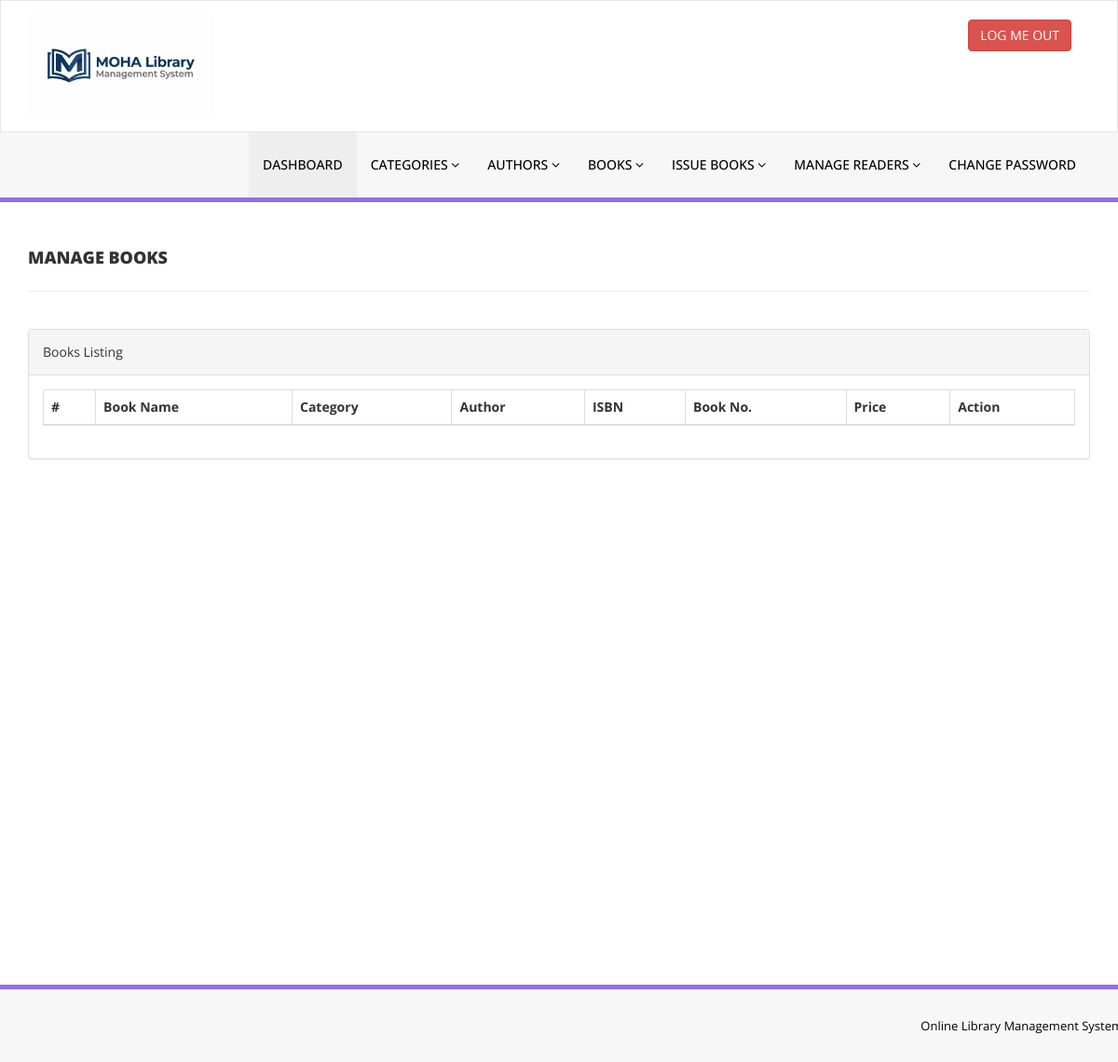
The page /admin/manage-books.php (signed in) on the database as committed earlier.
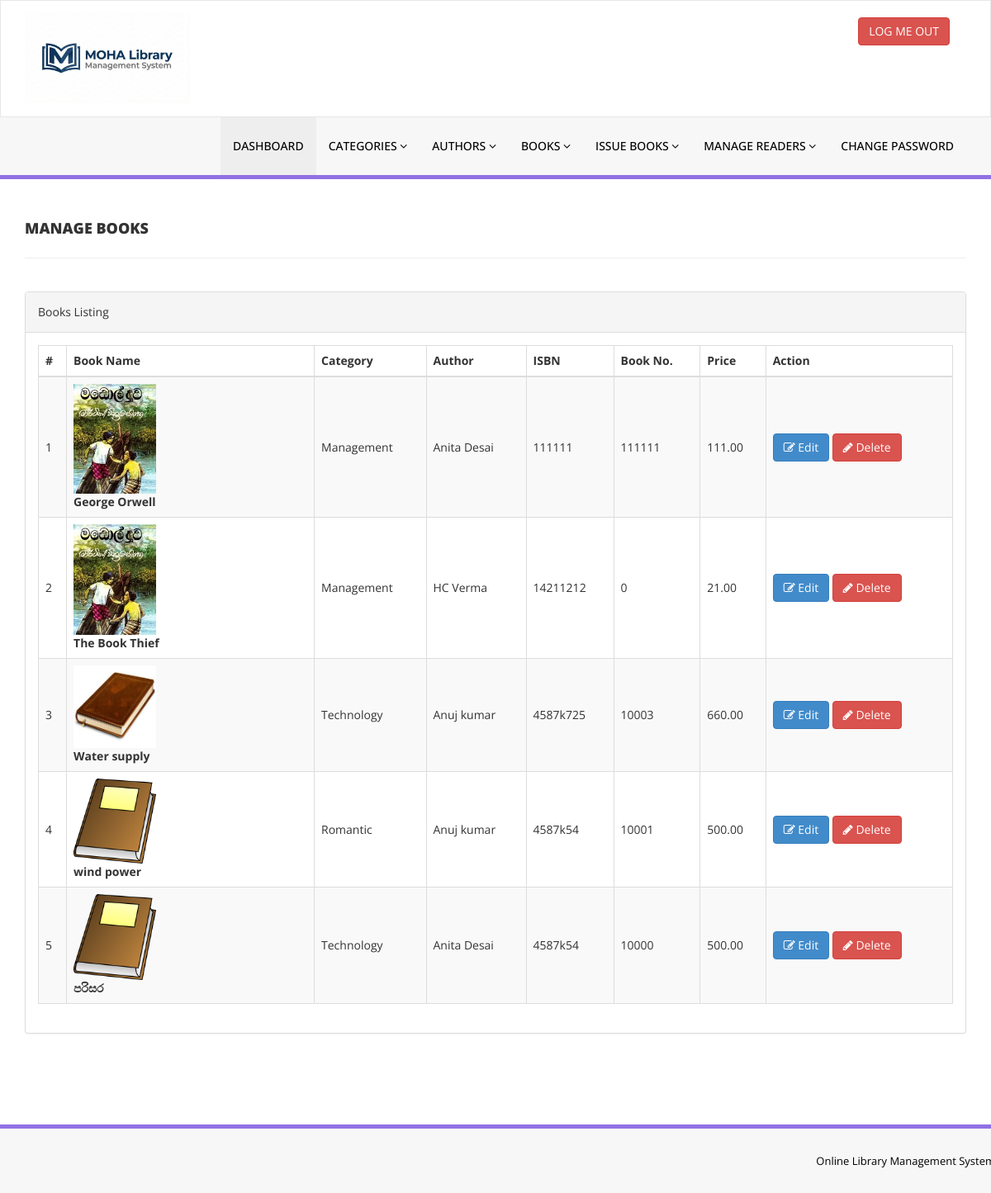
The same page on the database as committed later.
### tables this page shows
CREATE TABLE `tblbooks` (
  `id` int(11) NOT NULL,
  `BookNu` int(11) NOT NULL,
  `BookName` varchar(255) DEFAULT NULL,
  `CatId` int(11) DEFAULT NULL,
  `AuthorId` int(11) DEFAULT NULL,
  `ISBNNumber` varchar(25) DEFAULT NULL,
  `BookPrice` decimal(10,2) DEFAULT NULL,
  `bookImage` varchar(250) NOT NULL,
  `isIssued` int(1) DEFAULT NULL,
  `RegDate` timestamp NULL DEFAULT current_timestamp(),
  `UpdationDate` timestamp NULL DEFAULT NULL ON UPDATE current_timestamp(),
  `bookQty` int(11) DEFAULT NULL
);

CREATE TABLE `tblcategory` (
  `id` int(11) NOT NULL,
  `CategoryName` varchar(150) DEFAULT NULL,
  `Status` int(1) DEFAULT NULL,
  `CreationDate` timestamp NULL DEFAULT current_timestamp(),
  `UpdationDate` timestamp NULL DEFAULT '0000-00-00 00:00:00' ON UPDATE current_timestamp()
);

CREATE TABLE `tblauthors` (
  `id` int(11) NOT NULL,
  `AuthorName` varchar(159) DEFAULT NULL,
  `creationDate` timestamp NULL DEFAULT current_timestamp(),
  `UpdationDate` timestamp NULL DEFAULT NULL ON UPDATE current_timestamp()
);

### admin/manage-books.php (the view, shortened to what this page needs)
<?php
include('includes/config.php');
if(strlen($_SESSION['alogin'])==0)
    {
header('location:index.php');
}
else{
    ?>
<!DOCTYPE html>
<html xmlns="http://www.w3.org/1999/xhtml">
<head>
    <link href="assets/css/bootstrap.css" rel="stylesheet" />
    <link href="assets/css/font-awesome.css" rel="stylesheet" />
    <link href="assets/js/dataTables/dataTables.bootstrap.css" rel="stylesheet" />
    <link href="assets/css/style.css" rel="stylesheet" />
</head>
<body>
<?php include('includes/header.php');?>
    <div class="content-wrapper">
         <div class="container">
        <div class="row pad-botm">
            <div class="col-md-12">
                <h4 class="header-line">Manage Books</h4>
    </div>
        </div>
            <div class="row">
                <div class="col-md-12">
                    <div class="panel panel-default">
                        <div class="panel-heading">
                           Books Listing
                        </div>
                        <div class="panel-body">
                            <div class="table-responsive">
                                <table class="table table-striped table-bordered table-hover" id="dataTables-example">
                                    <thead>
                                        <tr>
                                            <th>#</th>
                                            <th>Book Name</th>
                                            <th>Category</th>
                                            <th>Author</th>
                                            <th>ISBN</th>
                                            <th>Book No.</th>
                                            <th>Price</th>
                                            <th>Action</th>
                                        </tr>
                                    </thead>
                                    <tbody>
<?php
$sql = "SELECT tblbooks.bookImage, tblbooks.BookNu, tblbooks.BookName,tblcategory.CategoryName,tblauthors.AuthorName,tblbooks.ISBNNumber,tblbooks.BookPrice,tblbooks.id as bookid from  tblbooks join tblcategory on tblcategory.id=tblbooks.CatId join tblauthors on tblauthors.id=tblbooks.AuthorId order by RegDate DESC";
$query = $dbh -> prepare($sql);
$query->execute();
$results=$query->fetchAll(PDO::FETCH_OBJ);
$cnt=1;
if($query->rowCount() > 0)
{
foreach($results as $result)
{               ?>
                                        <tr class="odd gradeX">
                                            <td class="center"><?php echo htmlentities($cnt);?></td>
                                            <td class="center" width="300">
<img src="bookimg/<?php echo htmlentities($result->bookImage);?>" width="100">
                                                <br /><b><?php echo htmlentities($result->BookName);?></b></td>
                                            <td class="center"><?php echo htmlentities($result->CategoryName);?></td>
                                            <td class="center"><?php echo htmlentities($result->AuthorName);?></td>
                                            <td class="center"><?php echo htmlentities($result->ISBNNumber);?></td>
                                            <td class="center"><?php echo htmlentities($result->BookNu);?></td>
                                            <td class="center"><?php echo htmlentities($result->BookPrice);?></td>
                                            <td class="center">
                                            <a href="edit-book.php?bookid=<?php echo htmlentities($result->bookid);?>"><button class="btn btn-primary"><i class="fa fa-edit "></i> Edit</button>
                                          <a href="manage-books.php?del=<?php echo htmlentities($result->bookid);?>" onclick="return confirm('Are you sure you want to delete?');"" >  <button class="btn btn-danger"><i class="fa fa-pencil"></i> Delete</button>
                                            </td>
                                        </tr>
 <?php $cnt=$cnt+1;}} ?>
                                    </tbody>
                                </table>
                            </div>
                        </div>
                    </div>
                </div>
            </div>
    </div>
    </div>
  <?php include('includes/footer.php');?>
</body>
</html>
<?php } ?>

### admin/includes/header.php (shortened to what this page needs)
<div class="navbar navbar-inverse set-radius-zero" >
        <div class="container" style="min-height: 140px;">
            <div class="navbar-header">
                <a class="navbar-brand">
                    <img src="assets/img/logo.png" width="200"/>
                </a>
            </div>
            <div class="right-div">
                <a href="logout.php" class="btn btn-danger pull-right">LOG ME OUT</a>
            </div>
        </div>
    </div>
    <section class="menu-section">
        <div class="container">
            <div class="row ">
                <div class="col-md-12">
                    <div class="navbar-collapse collapse ">
                        <ul id="menu-top" class="nav navbar-nav navbar-right">
                            <li><a href="dashboard.php" class="menu-top-active">DASHBOARD</a></li>
                            <li>
                                <a href="#" class="dropdown-toggle" id="ddlmenuItem" data-toggle="dropdown"> Categories <i class="fa fa-angle-down"></i></a>
                            </li>
                            <li>
                                <a href="#" class="dropdown-toggle" id="ddlmenuItem" data-toggle="dropdown"> Authors <i class="fa fa-angle-down"></i></a>
                            </li>
 <li>
                                <a href="#" class="dropdown-toggle" id="ddlmenuItem" data-toggle="dropdown"> Books <i class="fa fa-angle-down"></i></a>
                            </li>
                           <li>
                                <a href="#" class="dropdown-toggle" id="ddlmenuItem" data-toggle="dropdown"> Issue Books <i class="fa fa-angle-down"></i></a>
                            </li>
                            <li>
                                <a href="#" class="dropdown-toggle" id="ddlmenuItem" data-toggle="dropdown"> Manage Readers <i class="fa fa-angle-down"></i></a>
                            </li>
                            <li><a href="change-password.php">Change Password</a></li>
                        </ul>
                    </div>
                </div>
            </div>
        </div>
    </section>

### admin/includes/footer.php
<section class="footer-section">
     <div class="container">
         <div class="row">
             <div class="col-md-12">
              Online Library Management System
             </div>
         </div>
     </div>
 </section>

### admin/assets/css/style.css (style rules this page uses)
.set-radius-zero { border-radius:0px; -moz-border-radius:0px; -webkit-border-radius:0px; }
.content-wrapper { margin-top: 40px; min-height:800px; padding-bottom:90px; }
.header-line { font-weight:900; padding-bottom:25px; border-bottom:1px solid #eeeeee; text-transform:uppercase; }
.pad-botm { padding-bottom:30px; }
.right-div { float: right; padding: 20px; }
#menu-top a { color:#000; text-decoration:none; font-weight:500; padding: 25px 15px 25px 15px; text-transform:uppercase; }
.menu-section { background-color: #f7f7f7; border-bottom:5px solid #9170E4; width:100% }
.menu-top-active { background-color:#eeeeee; }
.navbar-inverse { background-color: #FFF; border-color: rgba(155, 153, 153, 0.23); }
.navbar { min-height: 90px; margin-bottom: 0px; }
.footer-section { padding:25px 50px 25px 50px; color:#000; font-size:13px; background-color: #f7f7f7; text-align:right; border-top:5px solid #9170E4; }
thead th { vertical-align: top !important; }
tbody td { vertical-align: middle !important; }

Rows that differ between the two databases and show on the page:
added tblbooks: bookImage (picture), BookName "George Orwell", tblcategory.CategoryName "Management", AuthorId.AuthorName "Anita Desai", ISBNNumber "111111", BookNu "111111", BookPrice "111.00"
added tblbooks: bookImage (picture), BookName "The Book Thief", tblcategory.CategoryName "Management", AuthorId.AuthorName "HC Verma", ISBNNumber "14211212", BookNu "0", BookPrice "21.00"
added tblbooks: bookImage (picture), BookName "Water supply", tblcategory.CategoryName "Technology", AuthorId.AuthorName "Anuj kumar", ISBNNumber "4587k725", BookNu "10003", BookPrice "660.00"
added tblbooks: bookImage (picture), BookName "wind power", tblcategory.CategoryName "Romantic", AuthorId.AuthorName "Anuj kumar", ISBNNumber "4587k54", BookNu "10001", BookPrice "500.00"
added tblbooks: bookImage (picture), BookName "පරිසර", tblcategory.CategoryName "Technology", AuthorId.AuthorName "Anita Desai", ISBNNumber "4587k54", BookNu "10000", BookPrice "500.00"
